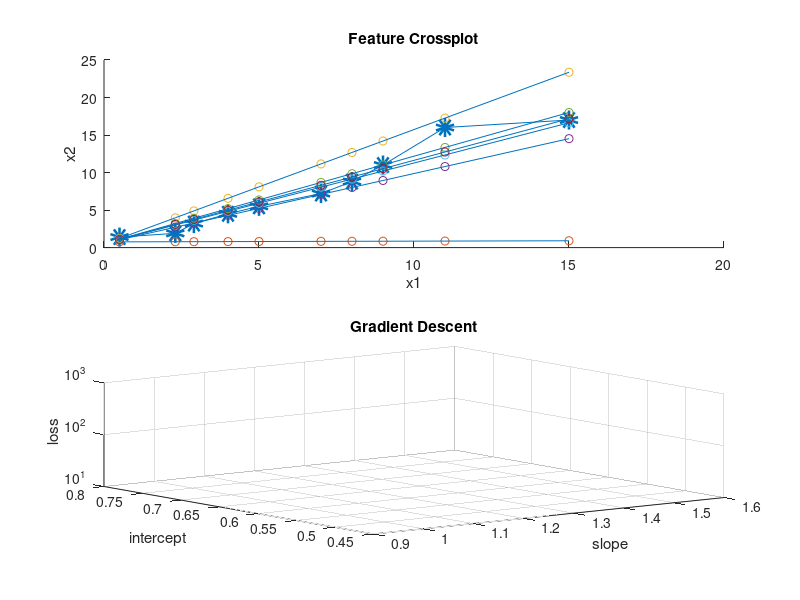

This chart was generated by the following MATLAB code:
%% Machine LEarning Lecture 2
%% This code uses gradient descent approach for a two input features x=x0,x1,x2
%% Linear function h(x)=theta0+theta1*x
clear all
close all
%% create data set

%Target variable x2 depends on feature x1
x1=[0.5 2.3 2.9 4 5 7 8 9 11 15]; 
x2=[1.4 1.9 3.2 4.5 5.5 7.2 8.8 11 16 17];

figure (1)
subplot(2,1,1)
scatter(x1,x2,'LineWidth',8)
hold on
line(x1,x2)
title('Feature Crossplot');
xlabel('x1');
ylabel('x2');

%% Only varying slope
% while flag~=1
%     yp=m(i).*x1+c;
%     loss(i+1)=sum((x2-yp).^2);
%     dlossm(i+1)=sum(-2*(x2-yp));
%     ss(i+1)=dlossm(i+1)*0.1; %step size=dloss*learning rate
%     m(i+1)=m(i)-ss(i+1);
%     if(loss(i+1)<1)
%         flag=1;
%     end
%     hold on
%     subplot(2,1,2)
%     scatter(m(i+1),loss(i+1))
%     xlabel('slope')
%     ylabel('loss')
% 
%     i=i+1;
%     pause(1.0)
% end

%% Varying slope and intercept (Gradient Descent LR)
flag=0;
i=1;
c=0;
m=0.01;
while flag~=1
    yp=m(i).*x1+c(i); %prediction of target variable yp=mx+c
    loss(i+1)=sum((x2-yp).^2); %sum of all (x2-yp)^2 residuals
    dlossm(i+1)=sum(-2*(x2-yp)); %loss d/dslope*loss
    dlossc(i+1)=sum(-2*0.5*(x2-yp));%lossc d/dintercept*loss
    ssm(i+1)=dlossm(i+1)*0.01; %stepsizeslope=dloss*learning rate
    ssc(i+1)=dlossc(i+1)*0.01; %stepsizeintercept
    m(i+1)=m(i)-ssm(i+1); % slope update
    c(i+1)=c(i)-ssc(i+1); % intercept update
    if(loss(i+1)<15.2822) %tolerance 
        flag=1;
    end
    hold on
    subplot(2,1,2)
    scatter3(m(i+1),c(i+1),loss(i+1),'LineWidth',10)
    set(gca,'zscale','log')
    xlabel('slope')
    ylabel('intercept')
    zlabel('loss')
    title('Gradient Descent')
    hold on
    subplot(2,1,1)
    y2=m(i).*x1+c(i+1);
    scatter(x1,y2)
    line(x1,y2)

    i=i+1;
    pause(0.5)
end





